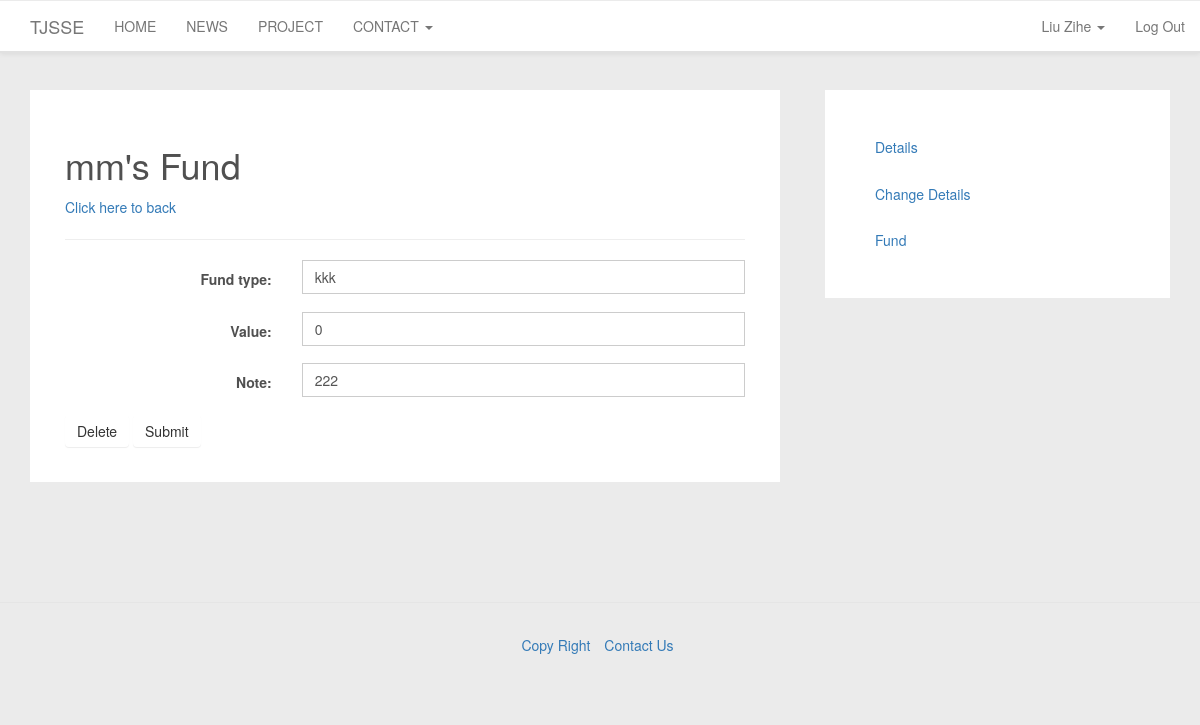
Page /accounts/my_project/1/fund/1/ (signed in) on the committed database.
### accounts/models.py (models this page shows, shortened)
class UserProfile(models.Model):
    user = models.OneToOneField(User)
    TYPE_STUDENT = "STUDENT"
    TYPE_PROFESSOR = "PROFESSOR"
    type = models.CharField(max_length=10)
    grade = models.IntegerField(null=True)
    MAJOR_CHOICES = [
        (0, '暂无'),
        (1, '软件技术与管理'),
        (2, '网络与主机软件'),
        (3, '嵌入式软件与系统'),
        (4, '数字媒体'),
        (5, '其他')
    ]
    major = models.IntegerField(choices=MAJOR_CHOICES, default=0)
    phone = models.CharField(max_length=11, blank=True)
    def get_full_name(self):
        if (len(self.user.first_name) > 0) and (len(self.user.last_name) > 0):
            return self.user.get_full_name()
        else:
            return self.user.get_username()
    def is_profile_completed(self):
        if (len(self.user.first_name) == 0) or (len(self.user.last_name) == 0) or (len(self.user.email) == 0):
            return False
        if (self.type == UserProfile.TYPE_STUDENT) and (not self.grade):
            return  False
        return True

### project/models.py (models this page shows, shortened)
class Project(models.Model):
    name = models.CharField(max_length=30)
    project_type = models.ForeignKey(ProjectType)
    description = models.CharField(max_length=100)
    professor = models.ForeignKey(User)
    STATUS_BEFORE_INIT = 0
    STATUS_APPLY_INIT = 1
    STATUS_COMPLETE_INIT = 2
    STATUS_APPLY_MID = 3
    STATUS_COMPLETE_MID = 4
    STATUS_APPLY_FINAL = 5
    STATUS_COMPLETE_FINAL = 6
    STATUS_CHOICES = [
        (STATUS_BEFORE_INIT, '未申请立项'),
        (STATUS_APPLY_INIT, '申请立项'),
        (STATUS_COMPLETE_INIT, '立项通过'),
        (STATUS_APPLY_MID, '申请中期'),
        (STATUS_COMPLETE_MID, '中期通过'),
        (STATUS_APPLY_FINAL, '申请结题'),
        (STATUS_COMPLETE_FINAL, '已结题'),
    ]
    status = models.IntegerField(choices=STATUS_CHOICES, default=STATUS_BEFORE_INIT)
    endtime = models.DateField(null=True)
    note = models.CharField(max_length=300, blank=True)
    def __str__(self):
        return self.name+', '+str(self.professor.get_username())
    __repr__=__str__

class Fund(models.Model):
    project = models.ForeignKey(Project)
    fund_type = models.CharField(max_length=60)
    value=models.IntegerField(default=0)
    date = models.DateField(default=datetime.date.today)
    note = models.CharField(max_length=300, blank=True)

### accounts/views.py (the view, shortened to what this page needs)
# urls.py: url(r'^my_project/(?P<project_id>[0-9]+)/fund/(?P<fund_id>[0-9]+)/$', views.user_project_change_fund, name='user_project_change_fund'),
@login_required(login_url='/accounts/login/')
def user_project_change_fund(request, project_id, fund_id):
    project = Project.objects.get(id=project_id)
    project_student_list = project.project_student_set.all()
    judge = get_judge(request, project_student_list)
    if project != Fund.objects.get(id=fund_id).project:
        judge = False
    if not judge:
        return HttpResponseRedirect('/accounts/info')
    changeable = get_changeable(request, project)
    if request.method == 'GET':
        fund = Fund.objects.get(id=fund_id)
        form = forms.FundForm(instance=fund)
        fund_list = project.fund_set.all()
        total = 0
        for x in fund_list:
            total += x.value
        return render(
            request,
            'accounts_userprojectchangefund.html',
            {'form': form, 'name': project.name, 'changeable': changeable}
        )

### accounts/forms.py
class FundForm(ModelForm):
    class Meta:
        model = Fund
        fields = ['fund_type', 'value', 'note']

### accounts/views.py (called while the page is built)
def get_changeable(request, project):
    changeable = False
    user = request.user
    project_student_list = project.project_student_set.all()
    for x in project_student_list:
        if x.student.id == user.id and x.is_superuser:
            changeable = True
    if project.status > 5:
        changeable = False
    return changeable

def get_judge(request, project_student_list):
    judge = False
    user = request.user
    for x in project_student_list:
        if x.student.id == user.id:
            judge = True
    return judge

### templates/accounts_userprojectchangefund.html (shortened to what this page needs)
{% extends "base_userfunddetails.html" %}
{% load staticfiles %}
{% block userprojectbase %}
    <h1>{{ name }}'s Fund</h1>
    <a href="../">Click here to back</a>
    <hr>
    <form class="form-horizontal" action="" method="post">
        {% include "formTemplate.html" %}
        <a href="delete" role="button" class="btn btn-default">Delete</a>
        <button type="submit" class="btn btn-default">Submit</button>
    </form>
{% endblock userprojectbase %}

### templates/base.html (shortened to what this page needs)
{% load staticfiles %}
<!DOCTYPE html>
<html lang="en">
<head>
    <link rel="stylesheet" href="{% static "css/bootstrap.css" %}" type="text/css">
    <link rel="stylesheet" href="{% static "css/bootstrap-theme.css" %}" type="text/css">
    <link rel="stylesheet" href="{% static "css/customstyle.css" %}" type="text/css">
</head>
<body>
<nav class="navbar navbar-default navbar-fixed-top col-sm-12" role="navigation">
    <div class="navbar-header">
        <a class="navbar-brand" href="{% url 'home' %}">TJSSE</a>
    </div>
    <div class="collapse navbar-collapse" id="example-navbar-collapse">
        <ul class="nav navbar-nav">
            <li id="home">
                <a href="{% url 'home' %}">HOME</a>
            </li>
            <li id="news">
                <a href="/news">NEWS</a>
            </li>
            <li id="project">
                <a href="/project">PROJECT</a>
            </li>
            <li class="dropdown">
                <a href="#" class="dropdown-toggle" data-toggle="dropdown" role="button" aria-haspopup="true"
                   aria-expanded="false">
                    CONTACT <span class="caret"></span>
                </a>
            </li>
        </ul>
        <ul class="nav navbar-nav navbar-right" id="user">
            {% if not user.is_authenticated %}
                <li><a href="/login/">Log In</a></li>
            {% elif user.userprofile.type == "STUDENT" %}
                <li class="dropdown">
                    <a href="#" class="dropdown-toggle" data-toggle="dropdown" role="button" aria-haspopup="true"
                       aria-expanded="false">
                        {{ user.userprofile.get_full_name }} <span class="caret"></span></a>
                </li>
                <li><a href="/logout/">Log Out</a></li>
            {% endif %}
        </ul>
    </div>
</nav>
<div class="main-content container">
    {% block mainbase %}
        <div class="row ">
            <div class="container col-sm-8">
                <div>
                    {% block contentbase %}
                    {% endblock contentbase %}
                </div>
            </div>
            <div class="container col-sm-4 sidebar">
                <div>
                    {% block sidebarbase %}
                    {% endblock sidebarbase %}
                </div>
            </div>
        </div>
    {% endblock mainbase %}
</div>
<footer>
    <ul class="list-inline text-center">
        <li><a href="#">Copy Right</a></li>
        <li><a href="#">Contact Us</a></li>
    </ul>
</footer>
</body>
</html>

### templates/formTemplate.html
{% for field in form %}
    <div class="fieldWrapper">
        <div class="form-group">
            <div class="col-sm-4 control-label">
                {{ field.label_tag }}
            </div>
            <div class="col-sm-8">
                {{ field }}
            </div>
        </div>
    </div>
{% endfor %}

### static/css/customstyle.css (style rules this page uses)
footer { padding: 30px; margin-top: 70px; border-top: 1px solid #e5e5e5; }
html, body { color: #505050; line-height: 1.75em; background: #ebebeb; position: relative; font-family: "Helvetica Neue", Helvetica, Arial, "Hiragino Sans GB", "Hiragino Sans GB W3", "WenQuanYi Micro Hei", "Microsoft YaHei UI", "Microsoft YaHei", sans-serif; }
.navbar-default { background: #ffffff; border-top: 1px solid #ebebeb; margin-bottom: 35px; border-bottom: 2px solid #e1e1e1; }
.main-content { margin-top: 90px; }
.sidebar { padding-left: 30px; position: relative; }
.btn { border: none !important; order-radius: 2px; background-image: none; }
form .form-group div input { display: block; width: 100%; height: 34px; padding: 6px 12px; font-size: 14px; line-height: 1.42857143; color: #555; background-color: #fff; background-image: none; border: 1px solid #ccc; }

### rows in the picture
Project: name "mm"
Fund: form "kkk" "0" "222"

### other values in the picture
{{ user.userprofile.get_full_name }} "Liu Zihe"
{{ field.label_tag }} "Fund type:" "Value:" "Note:"
